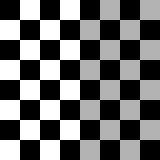
#> input picture images/checker.jpg, 160 x 160 px
$ python demo.py
#> lines starting #> are read from the running program, lines starting #| are printed output that depends on the picture
### image2cylindrical_v1.py
import numpy as np
from scipy.ndimage.interpolation import map_coordinates

def image2cylindrical_v1(image, K, DC, interpolate=1):
    """
    Image to cylindrical projection
    Projects normal image to a cylindrical warp

    Code author: Preetham Manjunatha
    Github link: https://github.com/preethamam
    Date: 05/27/2024

    Usage: imageCylindrical = image2cylindrical_v1(image, K, DC, interpolate)
    Inputs:
        image - input image
        K - Camera intrinsic matrix (depends on the camera)
        DC - Radial and tangential distortion coefficient [k1, k2, k3, p1, p2]
        interpolate - 0 (no) or 1 (yes)
    Outputs:
        imageCylindrical - Warpped image to cylindrical coordinates
    """

    # Input arguments check
    if len(K.shape) < 2:
        raise ValueError('Require camera intrinsic matrix (K).')

    if len(DC) < 5:
        DC = [0, 0, 0, 0, 0]
        interpolate = 1

    if len(DC) < 4:
        interpolate = 1

    # Get distortion coefficients
    fx, fy = K[0, 0], K[1, 1]
    k1, k2, k3, p1, p2 = DC

    # Get image size
    ydim, xdim, bypixs = image.shape

    # Get the center of image
    xc, yc = xdim // 2, ydim // 2

    # Create X and Y coordinates grid
    X, Y = np.meshgrid(np.arange(1, xdim+1), np.arange(1, ydim+1))

    # Perform the cylindrical projection
    theta = (X - xc) / fx
    h = (Y - yc) / fy

    # Cylindrical coordinates to Cartesian
    xcap, ycap, zcap = np.sin(theta), h, np.cos(theta)
    xn, yn = xcap / zcap, ycap / zcap

    # Radial and tangential distortion
    r = xn**2 + yn**2
    xd_r = xn * (1 + k1 * r**2 + k2 * r**4 + k3 * r**6)
    yd_r = yn * (1 + k1 * r**2 + k2 * r**4 + k3 * r**6)

    xd_t = 2 * p1 * xn * yn + p2 * (r**2 + 2 * xn**2)
    yd_t = p1 * (r**2 + 2 * yn**2) + 2 * p2 * xn * yn

    xd = xd_r + xd_t
    yd = yd_r + yd_t

    # Convert to ceil
    xd = np.ceil(fx * xd + xc).astype(int)
    yd = np.ceil(fy * yd + yc).astype(int)

    # Get projections
    if interpolate == 0:
        # Clip coordinates
        mask = (xd > 0) & (xd <= xdim) & (yd > 0) & (yd <= ydim)
        ind = np.ravel_multi_index((yd[mask]-1, xd[mask]-1, np.zeros(len(xd[mask]),dtype=int)), image.shape)
        IC1 = np.zeros((ydim, xdim), dtype=np.uint8)
        IC1[mask] = image.ravel()[ind]

        if bypixs == 1:
            imageCylindrical = IC1
        else:
            IC2 = np.zeros((ydim, xdim), dtype=np.uint8)
            IC3 = np.zeros((ydim, xdim), dtype=np.uint8)
            IC2[mask] = image.ravel()[ind + 1 * ydim * xdim]
            IC3[mask] = image.ravel()[ind + 2 * ydim * xdim]
            imageCylindrical = np.stack([IC1, IC2, IC3], axis=-1)
    else:
        # Interpolate for each color channel
        imageCylindrical = np.zeros_like(image, dtype=np.float64)

        # Interpolate for each color channel
        for k in range(image.shape[2]):
            imageCylindrical[:, :, k] = map_coordinates(image[:, :, k], [yd-1, xd-1], order=3, mode='constant', cval=0)
        imageCylindrical = np.uint8(imageCylindrical)

    return imageCylindrical

### image2cylindrical_v2.py
import numpy as np
from scipy.ndimage.interpolation import map_coordinates

def image2cylindrical_v2(image, K, DC, interpolate=1):
    """
    Image to cylindrical projection
    Projects normal image to a cylindrical warp

    Code author: Preetham Manjunatha
    Github link: https://github.com/preethamam
    Date: 05/27/2024

    Usage:
    imageCylindrical = image2cylindrical_v2(image, K, DC, interpolate)

    Inputs:
    image - input image
    K - Camera intrinsic matrix (depends on the camera)
    DC - Radial and tangential distortion coefficient [k1, k2, k3, p1, p2]
    interpolate - 0 (no) or 1 (yes)

    Outputs:
    imageCylindrical - Warpped image to cylindrical coordinates
    """

    # Input arguments check
    if K.size < 2:
        raise ValueError('Require camera intrinsic matrix (K).')

    if len(DC) < 5:
        DC = np.array([0, 0, 0, 0, 0])
        interpolate = 1

    if len(DC) < 4:
        interpolate = 1

    # Get distortion coefficients
    fx, fy = K[0, 0], K[1, 1]
    k1, k2, k3, p1, p2 = DC

    # Get image size
    ydim, xdim, bypixs = image.shape

    # Get the center of image
    xc, yc = xdim / 2, ydim / 2

    # Create X and Y coordinates grid
    X, Y = np.meshgrid(np.arange(1, xdim + 1), np.arange(1, ydim + 1))

    # Perform the cylindrical projection
    theta = (X - xc) / fx
    h = (Y - yc) / fy

    # Cylindrical coordinates to Cartesian
    xcap, ycap, zcap = np.sin(theta), h, np.cos(theta)
    xyz_cap = np.stack((xcap, ycap, zcap), axis=-1).reshape(-1, 3)

    # Normalized coords
    xyz_cap_norm = (K @ xyz_cap.T).T
    xn, yn = xyz_cap_norm[:, 0] / xyz_cap_norm[:, 2], xyz_cap_norm[:, 1] / xyz_cap_norm[:, 2]

    # Radial and tangential distortion
    r = xn ** 2 + yn ** 2
    xd_r = xn * (1 + k1 * r ** 2 + k2 * r ** 4 + k3 * r ** 6)
    yd_r = yn * (1 + k1 * r ** 2 + k2 * r ** 4 + k3 * r ** 6)

    xd_t = 2 * p1 * xn * yn + p2 * (r ** 2 + 2 * xn ** 2)
    yd_t = p1 * (r ** 2 + 2 * yn ** 2) + 2 * p2 * xn * yn

    xd = xd_r + xd_t
    yd = yd_r + yd_t

    # Reshape to image dimension 2D
    xd = np.ceil(xd).astype(int).reshape(ydim, xdim)
    yd = np.ceil(yd).astype(int).reshape(ydim, xdim)

    # Get projections
    if interpolate == 0:
        # Clip coordinates
        mask = (xd > 0) & (xd <= xdim) & (yd > 0) & (yd <= ydim)
        ind = np.ravel_multi_index((yd[mask] - 1, xd[mask] - 1), image.shape[:2])
        IC1 = np.zeros((ydim, xdim), dtype=np.uint8)
        IC1[mask] = image.ravel()[ind]

        if bypixs == 1:
            imageCylindrical = IC1
        else:
            IC2 = np.zeros((ydim, xdim), dtype=np.uint8)
            IC3 = np.zeros((ydim, xdim), dtype=np.uint8)
            IC2[mask] = image.ravel()[ind + ydim * xdim]
            IC3[mask] = image.ravel()[ind + 2 * ydim * xdim]
            imageCylindrical = np.stack((IC1, IC2, IC3), axis=-1)
    else:
        # Initialize array
        imageCylindrical = np.zeros_like(image, dtype=np.float32)

        # Interpolate for each color channel
        for k in range(image.shape[2]):
            imageCylindrical[:, :, k] = map_coordinates(image[:, :, k], [yd, xd], order=3, mode='constant', cval=0)

        # Display the result
        imageCylindrical = np.uint8(imageCylindrical)

    return imageCylindrical

### image2spherical_v1.py
import numpy as np
from scipy.ndimage.interpolation import map_coordinates

def image2spherical_v1(image, K, DC, interpolate=1):
    """
    Image to spherical projection
    Projects normal image to a spherical warp

    Code author: Preetham Manjunatha
    Github link: https://github.com/preethamam
    Date: 05/04/2024

    Usage: imageSpherical = image2spherical_v1(image, K, DC, interpolate)
    Inputs:
        image - input image
        K - Camera intrinsic matrix (depends on the camera)
        DC - Radial and tangential distortion coefficient [k1, k2, k3, p1, p2]
        interpolate - 0 (no) or 1 (yes)
    Outputs:
        imageSpherical - Warpped image to spherical coordinates
    """

    # Input arguments check
    if K.shape[0] < 2:
        raise ValueError('Require camera intrinsic matrix (K).')

    if len(DC) < 5:
        DC = [0, 0, 0, 0, 0]
        interpolate = 1

    if len(DC) < 4:
        interpolate = 1

    # Get distortion coefficients
    fx, fy = K[0, 0], K[1, 1]
    k1, k2, k3, p1, p2 = DC

    # Get image size
    ydim, xdim, bypixs = image.shape

    # Get the center of image
    xc, yc = xdim // 2, ydim // 2

    # Create X and Y coordinates grid
    X, Y = np.meshgrid(np.arange(1, xdim+1), np.arange(1, ydim+1))

    # Perform the cylindrical projection
    theta = (X - xc) / fx
    phi = (Y - yc) / fy

    # Spherical coordinates to Cartesian
    xcap = np.sin(theta) * np.cos(phi)
    ycap = np.sin(phi)
    zcap = np.cos(theta) * np.cos(phi)

    xn = xcap / zcap
    yn = ycap / zcap

    # Radial and tangential distortion
    r = xn**2 + yn**2
    xd_r = xn * (1 + k1 * r**2 + k2 * r**4 + k3 * r**6)
    yd_r = yn * (1 + k1 * r**2 + k2 * r**4 + k3 * r**6)

    xd_t = 2 * p1 * xn * yn + p2 * (r**2 + 2 * xn**2)
    yd_t = p1 * (r**2 + 2 * yn**2) + 2 * p2 * xn * yn

    xd = xd_r + xd_t
    yd = yd_r + yd_t

    # Convert to ceil
    xd = np.ceil(fx * xd + xc).astype(int)
    yd = np.ceil(fy * yd + yc).astype(int)

    # Get projections
    if interpolate == 0:
        # Clip coordinates
        mask = (xd > 0) & (xd <= xdim) & (yd > 0) & (yd <= ydim)
        ind = np.ravel_multi_index((yd[mask]-1, xd[mask]-1, np.zeros_like(xd[mask])), image.shape)
        IC1 = np.zeros((ydim, xdim), dtype=np.uint8)
        IC1[mask] = image.ravel()[ind]

        if bypixs == 1:
            imageSpherical = IC1
        else:
            IC2 = np.zeros((ydim, xdim), dtype=np.uint8)
            IC3 = np.zeros((ydim, xdim), dtype=np.uint8)
            IC2[mask] = image.ravel()[ind + 1 * ydim * xdim]
            IC3[mask] = image.ravel()[ind + 2 * ydim * xdim]
            imageSpherical = np.stack([IC1, IC2, IC3], axis=-1)
    else:
        # Interpolate for each color channel
        imageSpherical = np.zeros_like(image, dtype=np.float32)
        for k in range(image.shape[2]):
            imageSpherical[:, :, k] = map_coordinates(image[:, :, k], [yd, xd], order=3, mode='constant', cval=0)

        imageSpherical = np.uint8(imageSpherical)

    return imageSpherical

### image2spherical_v2.py
import numpy as np
from scipy.ndimage.interpolation import map_coordinates

def image2spherical_v2(image, K, DC, interpolate=1):
    """
    Image to spherical projection
    Projects normal image to a spherical warp

    Code author: Preetham Manjunatha
    Github link: https://github.com/preethamam
    Date: 05/04/2024

    Usage: imageSpherical = image2spherical_v2(image, K, DC, interpolate)
    Inputs:
        image - input image
        K - Camera intrinsic matrix (depends on the camera)
        DC - Radial and tangential distortion coefficient [k1, k2, k3, p1, p2]
        interpolate - 0 (no) or 1 (yes)
    Outputs:
        imageSpherical - Warpped image to spherical coordinates
    """

    # Get distortion coefficients
    fx, fy = K[0, 0], K[1, 1]
    k1, k2, k3, p1, p2 = DC

    # Get image size
    ydim, xdim, bypixs = image.shape

    # Get the center of image
    xc, yc = xdim // 2, ydim // 2

    # Create X and Y coordinates grid
    X, Y = np.meshgrid(np.arange(1, xdim + 1), np.arange(1, ydim + 1))

    # Perform the cylindrical projection
    theta = (X - xc) / fx
    phi = (Y - yc) / fy

    # Spherical coordinates to Cartesian
    xcap = np.sin(theta) * np.cos(phi)
    ycap = np.sin(phi)
    zcap = np.cos(theta) * np.cos(phi)

    xyz_cap = np.stack((xcap, ycap, zcap), axis=-1)
    xyz_cap = xyz_cap.reshape(-1, 3)

    # Normalized coords
    xyz_cap_norm = (K @ xyz_cap.T).T
    xn = xyz_cap_norm[:, 0] / xyz_cap_norm[:, 2]
    yn = xyz_cap_norm[:, 1] / xyz_cap_norm[:, 2]

    # Radial and tangential distortion
    r = xn ** 2 + yn ** 2
    xd_r = xn * (1 + k1 * r ** 2 + k2 * r ** 4 + k3 * r ** 6)
    yd_r = yn * (1 + k1 * r ** 2 + k2 * r ** 4 + k3 * r ** 6)

    xd_t = 2 * p1 * xn * yn + p2 * (r ** 2 + 2 * xn ** 2)
    yd_t = p1 * (r ** 2 + 2 * yn ** 2) + 2 * p2 * xn * yn

    xd = xd_r + xd_t
    yd = yd_r + yd_t

    # Reshape to image dimension 2D
    xd = np.ceil(xd).astype(int).reshape(ydim, xdim)
    yd = np.ceil(yd).astype(int).reshape(ydim, xdim)

    # Get projections
    if interpolate == 0:
        # Clip coordinates
        mask = (xd > 0) & (xd <= xdim) & (yd > 0) & (yd <= ydim)
        ind = np.ravel_multi_index((yd[mask] - 1, xd[mask] - 1), image.shape[:2])
        imageSpherical = np.zeros_like(image, dtype=image.dtype)
        imageSpherical[mask] = image.ravel()[ind]
    else:
        # Interpolate for each color channel
        imageSpherical = np.zeros_like(image, dtype=float)
        for k in range(image.shape[2]):
            imageSpherical[:, :, k] = map_coordinates(image[:, :, k], [yd - 1, xd - 1], order=3, mode='constant', cval=0)
        imageSpherical = np.uint8(imageSpherical)

    return imageSpherical

### image2cylindricalConcave.py
import numpy as np
from scipy.ndimage.interpolation import map_coordinates

def image2cylindricalConcave(image, K, DC, interpolate=1):
    """
    Image to cylindrical projection (concave)
    Projects normal image to a cylindrical warp

    Code author: Preetham Manjunatha
    Github link: https://github.com/preethamam
    Date: 05/27/2024

    Usage:
    imageCylindrical = image2cylindricalConcave(image, K, DC, interpolate)

    Inputs:
    image - input image
    K - Camera intrinsic matrix (depends on the camera)
    DC - Radial and tangential distortion coefficient [k1, k2, k3, p1, p2]
    interpolate - 0 (no) or 1 (yes)

    Outputs:
    imageCylindrical - Warpped image to cylindrical coordinates

    Acknowledgements:
    Hammer (Stack Overflow)
    https://stackoverflow.com/questions/12017790/warp-image-to-appear-in-cylindrical-projection
    """

    # Get distortion coefficients
    fx, fy = K[0, 0], K[1, 1]
    k1, k2, k3, p1, p2 = DC

    # Get image size
    ydim, xdim, bypixs = image.shape

    # Get the center of image
    xc, yc = xdim / 2, ydim / 2

    # Create X and Y coordinates grid
    X, Y = np.meshgrid(np.arange(1, xdim + 1), np.arange(1, ydim + 1))

    # Perform the cylindrical projection
    # Center the point at (0, 0)
    pcX, pcY = X - xc, Y - yc

    # These are your free parameters
    r, omega = xdim, xdim / 2
    z0 = fx - np.sqrt(r ** 2 - omega ** 2)

    zc = (2 * z0 + np.sqrt(4 * z0 ** 2 - 4 * (pcX ** 2 / (fx ** 2) + 1) * (z0 ** 2 - r ** 2))) / (2 * (pcX ** 2 / (fy ** 2) + 1))
    xn = (pcX * zc / fx) + xc
    yn = (pcY * zc / fy) + yc

    # Radial and tangential distortion
    r = xn ** 2 + yn ** 2
    xd_r = xn * (1 + k1 * r ** 2 + k2 * r ** 4 + k3 * r ** 6)
    yd_r = yn * (1 + k1 * r ** 2 + k2 * r ** 4 + k3 * r ** 6)

    xd_t = 2 * p1 * xn * yn + p2 * (r ** 2 + 2 * xn ** 2)
    yd_t = p1 * (r ** 2 + 2 * yn ** 2) + 2 * p2 * xn * yn

    xd = xd_r + xd_t
    yd = yd_r + yd_t

    # Convert to ceil
    xd, yd = np.ceil(xd).astype(int), np.ceil(yd).astype(int)

    # Get projections
    if interpolate == 0:
        # Clip coordinates
        mask = (xd > 0) & (xd <= xdim) & (yd > 0) & (yd <= ydim)

        ind = np.ravel_multi_index((yd[mask] - 1, xd[mask] - 1), image.shape[:2])
        imageCylindrical = np.zeros((ydim, xdim, bypixs), dtype=image.dtype)
        imageCylindrical[mask] = image.flat[ind]
    else:
        # Interpolate for each color channel
        imageCylindrical = np.zeros_like(image, dtype=float)
        for k in range(image.shape[2]):
            imageCylindrical[:, :, k] = map_coordinates(image[:, :, k], [yd, xd], order=3, mode='constant', cval=0)

        imageCylindrical = np.uint8(imageCylindrical)

    return imageCylindrical

### demo.py
import cv2
import numpy as np

from image2cylindrical_v1 import image2cylindrical_v1
from image2cylindrical_v2 import image2cylindrical_v2
from image2cylindricalConcave import image2cylindricalConcave
from image2spherical_v1 import image2spherical_v1
from image2spherical_v2 import image2spherical_v2

# Inputs
file_name = r'images/checker.jpg'

# Focal lengths
fx = 50
fy = 50

# Distortion coefficients [k1, k2, k3, p1, p2]
dist_coffs = [0, 0, 0, 0, 0]

if __name__ == '__main__':

    # Read image
    image = cv2.imread(file_name)
#> image is the input picture: shape (160, 160, 3); min 0, max 255, mean 108.5

    # Get image size
    height, width, by_pixs = image.shape
#> height = 160; width = 160; by_pixs = 3

    # Camera intrinsics
    K = np.array([[fx, 0, width/2],
                [0, fy, height/2],
                [0, 0, 1]])
#> K = [[50, 0, 80], [0, 50, 80], [0, 0, 1]]

    # Image to cylindrical versions 1 and 2
    img_cyl_v1 = image2cylindrical_v1(image, K, dist_coffs)
#> in image2cylindrical_v1, `xcap, ycap, zcap = np.sin(theta), h, np.cos(theta)`:
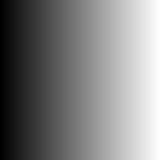
#> theta: shape (160, 160) float64; min -1.58, max 1.6, mean 0.01; drawn with min black and max white
    img_cyl_v2 = image2cylindrical_v2(image, K, dist_coffs)
#> after the loop in image2cylindrical_v2, `for k in range(image.shape[2]):`:
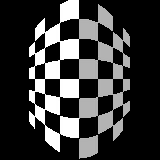
#> imageCylindrical: shape (160, 160, 3) float32; min 0, max 255, mean 57.2

    # Image to cylindrical versions 1 and 2
    img_sph_v1 = image2spherical_v1(image, K, dist_coffs)
#> in image2spherical_v1, `xcap = np.sin(theta) * np.cos(phi)`:
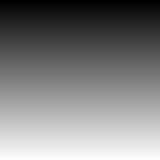
#> phi: shape (160, 160) float64; min -1.58, max 1.6, mean 0.01; drawn with min black and max white
#> after the loop in image2spherical_v1, `for k in range(image.shape[2]):`:
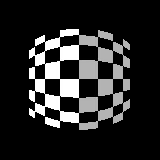
#> imageSpherical: shape (160, 160, 3) float32; min 0, max 255, mean 39.3
    img_sph_v2 = image2spherical_v2(image, K, dist_coffs)
#> after the loop in image2spherical_v2, `for k in range(image.shape[2]):`:
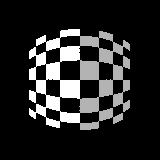
#> imageSpherical: shape (160, 160, 3) float64; min 0, max 255, mean 39.5

    # Image to cylindrical concave
    img_cyl_ccv = image2cylindricalConcave(image, K, dist_coffs)
#> after the loop in image2cylindricalConcave, `for k in range(image.shape[2]):`:
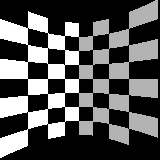
#> imageCylindrical: shape (160, 160, 3) float64; min 0, max 255, mean 86.6

    # Image to cylindrical concatenate the images horizontally
    img_v1_horizontal = cv2.hconcat([image, img_cyl_v1, img_cyl_ccv, img_sph_v1])

    # Image to cylindrical concatenate the images horizontally
    img_v2_horizontal = cv2.hconcat([image, img_cyl_v2, img_cyl_ccv, img_sph_v2])
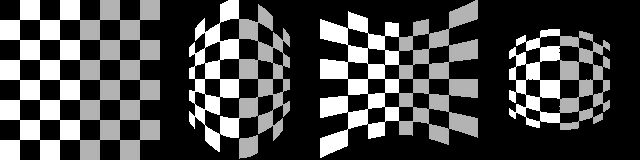
#> img_v2_horizontal: shape (160, 640, 3); min 0, max 255, mean 72.9

    # Display result
    cv2.imshow('Version 1 Projection', img_v1_horizontal)
    cv2.imshow('Version 2 Projection', img_v2_horizontal)
    cv2.waitKey(0)
    cv2.destroyAllWindows()
